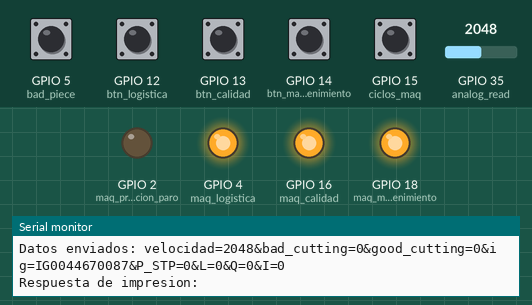
A sketch run on a simulated ESP32. On the bench: output pins drawn as LEDs (lit = HIGH), the last lines printed to the serial monitor. Inputs (shaded band) come from the test bench; at power-on: GPIO 5 (bad_piece), GPIO 12 (btn_logistica), GPIO 13 (btn_calidad), GPIO 14 (btn_mantenimiento), GPIO 15 (ciclos_maq) HIGH, GPIO 35 (analog_read) = 2048. WiFi joins after 1.5 s; servers stay silent unless stated; uploads are accepted with an empty reply.

Above: at 2.7 s.
2.8 s: GPIO 5 (bad_piece) pulled LOW for 0.15 s
At 3.9 s:
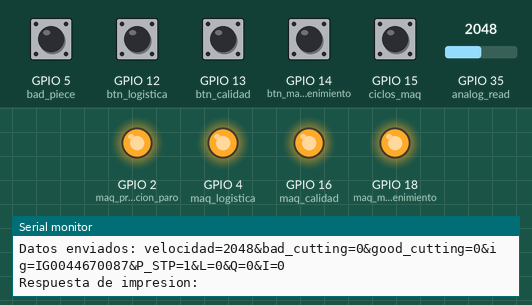
4.4 s: GPIO 12 (btn_logistica) pulled LOW for 0.15 s
At 4.52 s:
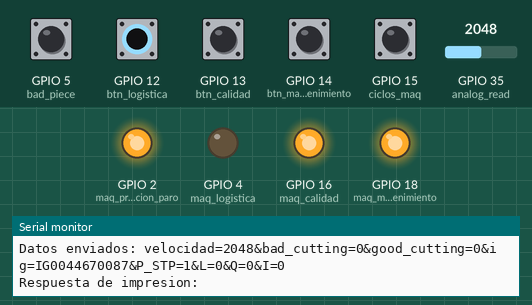
6.1 s: GPIO 13 (btn_calidad) pulled LOW for 0.15 s
At 6.22 s:
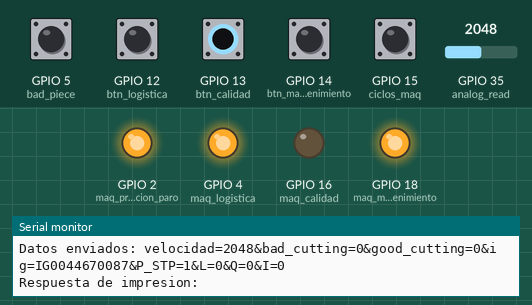
7.8 s: GPIO 14 (btn_mantenimiento) pulled LOW for 0.15 s
At 7.92 s:
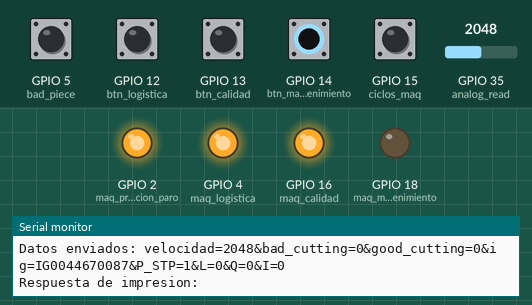
9.5 s: GPIO 12 (btn_logistica) driven LOW and GPIO 13 (btn_calidad) driven LOW
At 10.4 s:
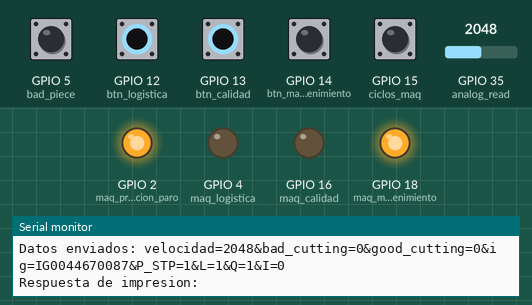
11.0 s: GPIO 14 (btn_mantenimiento) pulled LOW for 1 s
At 11.5 s:
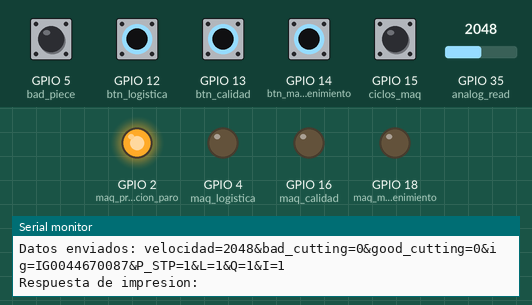
Timing chart, 0 to 14.0 s (numbered marks = the images above; inputs shaded):
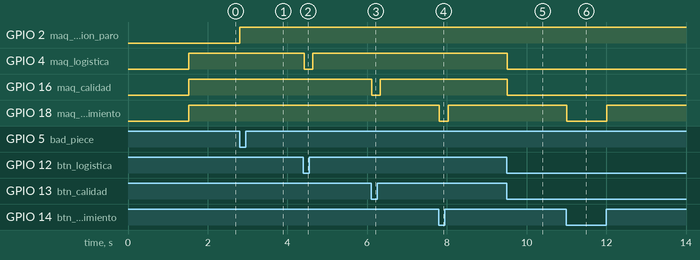

Measured:
- after the input at 2.8 s, GPIO 2 (maq_produccion_paro): LOW → HIGH at once
- after the input at 4.4 s, GPIO 4 (maq_logistica): HIGH → LOW at once, → HIGH 0.22 s later
- after the input at 6.1 s, GPIO 16 (maq_calidad): HIGH → LOW at once, → HIGH 0.22 s later
- after the input at 7.8 s, GPIO 18 (maq_mantenimiento): HIGH → LOW at once, → HIGH 0.22 s later
- after the input at 9.5 s, GPIO 4 (maq_logistica), GPIO 16 (maq_calidad): HIGH → LOW at once
- after the input at 11.0 s, GPIO 18 (maq_mantenimiento): HIGH → LOW at once, → HIGH 1.0 s later

The sketch:

andon.ino
```cpp
/* ESP32
INPUT_PULLUP          INPUT_PULLDOWN   OUTPUT
GPIO0 (G0)            GPIO4 (G4)       GPIO2 (G2)
GPIO2 (G2)-paro       GPIO5 (G5)       GPIO4 (G4)
GPIO4 (G4)-logs       GPIO12 (G12)     GPIO16 (G16)
GPIO5 (G5)-bad pz     GPIO13 (G13)     GPIO18 (G18)
GPIO12 (G12)-verde    GPIO14 (G14)     GPIO19 (G19)
GPIO13 (G13)-amarillo GPIO15 (G15)     GPIO21 (G21)
GPIO14 (G14)-azul     GPIO16 (G16)     GPIO22 (G22)
GPIO15 (G15)-pz.prod  GPIO17 (G17)     GPIO23 (G23)
GPIO16 (G16)-calid    GPIO18 (G18)     GPIO27 (G27)
GPIO17 (G17)          GPIO19 (G19)
GPIO18 (G18)-mtto     GPIO21 (G21)
GPIO19 (G19)-analog   GPIO22 (G22)
GPIO21 (G21)          GPIO23 (G23)
GPIO22 (G22)          GPIO27 (G27)
GPIO23 (G23)
GPIO27 (G27)
*/

#include <WiFi.h>
#include <WiFiMulti.h>
#include <WiFiClient.h>
#include <WebServer.h>
#include <HTTPClient.h>

WiFiMulti wifiMulti;

String ig = "IG0044670087"; //IG de maquina asignada a tarjeta
int s, sa; // Variables para enviar datos cada cambio de status
int l, q, i; //Datos enviados a mysql

//PIEZAS BUENAS:
int s1_actual=0;
int s1_anterior=1;
int ciclos_maq = 15; //Señal de piezas producidas GPIo15 (G15)
unsigned long contador_ciclos = 0; //Variable para almacenar conteo de piezas
unsigned long periodo = 60000;
int temp = 0;
unsigned long t_ant = 0;
int produccion_paro = 0;

//PIEZAS MALAS:
int s2_actual=0;
int s2_anterior=1;
int bad_piece = 5; //GPIO5 (G5)
unsigned long contador_bad = 0; //Variable para almacenar conteo de piezas malas
int temp_2 = 0;
unsigned long t_ant_2 = 0;
int produccion_paro_2 = 0;

//Interruptores:
int btn_logistica = 12;      //Verde GPIO12 (G12)
int logistica = 0;

int btn_calidad = 13;        //Amarillo GPIO13 (G13)
int calidad = 0;

int btn_mantenimiento = 14; //Azul GPIO14 (G14)
int mantenimiento = 0;

//Estado de la maquina (Semáforo ANDON):
int maq_produccion_paro = 2;  //GPIO2 (G2)
int maq_logistica = 4;        //GPIO4 (G4)
int maq_calidad = 16;         //GPIO16 (G16)
int maq_mantenimiento = 18;   //GPIO18 (G18)

int analog_read = 35;
int velocidad;
HTTPClient http;
WiFiClient client;
String Datos;

void setup() {
  Serial.begin (115200);
  delay(10);

  //wifiMulti.addAP("AndonPro2", "richard123");
  wifiMulti.addAP("AndonPro3", "richard123");
  wifiMulti.addAP("AndonPro", "richard123");
  //wifiMulti.addAP("Andontool", "richard123tool");
  //wifiMulti.addAP("AndonProtool", "richard123tool");
  //wifiMulti.addAP("Industria4", "Y-1-wpiBuo");

  //Conexion a WiFi
  Serial.println("Connecting Wifi...");
  if(wifiMulti.run() == WL_CONNECTED) {
      Serial.println("Conectando a ");
      Serial.println(WiFi.SSID());
      Serial.println("WiFi connected");
      Serial.println("IP address: ");
      Serial.println(WiFi.localIP());
  }

  //Inicializamos los pines como entradas y salidas
  pinMode(ciclos_maq, INPUT_PULLUP); //Configura la entrada con resistencia pull-up
  pinMode(bad_piece, INPUT_PULLUP);

  pinMode(btn_logistica, INPUT_PULLUP);
  pinMode(btn_calidad, INPUT_PULLUP);
  pinMode(btn_mantenimiento, INPUT_PULLUP);

  pinMode(maq_produccion_paro, OUTPUT);
  pinMode(maq_logistica, OUTPUT);
  pinMode(maq_calidad, OUTPUT);
  pinMode(maq_mantenimiento, OUTPUT);
}

void loop() {

  if(wifiMulti.run() != WL_CONNECTED) {
      Serial.println("WiFi not connected!");
      ESP.restart();
  }

  logistica = digitalRead(btn_logistica);
  calidad = digitalRead(btn_calidad);
  mantenimiento = digitalRead(btn_mantenimiento);

  ciclos();
  delay(10);
  bad_cutting();

  velocidad = analogRead(analog_read);
  //Serial.println(velocidad);
  s = produccion_paro + logistica + calidad + mantenimiento;
  if (s != sa) //Si el status de la maquina cambia, ejecuta funcion data
  {
    data(produccion_paro, logistica, calidad, mantenimiento, velocidad);
    sa = s;
  }
}

void EnviarDatos(){
  http.begin(client, "http://192.168.4.1/tema2/guardar_datos_nuevo.php"); //Especifique el destino de la solicitud
  http.addHeader("Content-Type", "application/x-www-form-urlencoded"); //Especificar encabezado de tipo de contenido
  int httpCode = http.POST(Datos); //Enviar la solicitud
  Serial.print("Codigo de retorno HTPP: ");
  Serial.println(httpCode); //Imprimir el codigo de retorno HTTP
  String payload = http.getString(); //Obtener la carga util de respuesta
  Serial.print("Datos enviados: ");
  Serial.println(Datos);
  Serial.print("Respuesta de impresion: ");
  Serial.println(payload); //Carga de respuesta de solicitud de impresion
  http.end();
  if(httpCode!=200)
  {
    contador_ciclos=contador_ciclos+1;
  }
  else{
    contador_bad=0;
    contador_ciclos=0;
   }
}

void ciclos(){
  s1_actual = digitalRead(ciclos_maq);
  if (s1_actual != s1_anterior) //Si la maquina detecta una pieza
  {
    t_ant = millis();
    temp = 1; //Indica que temporizador esta activo
    produccion_paro = 1; //Produciendo

      if(s1_actual == HIGH)
      {
        data(produccion_paro, logistica, calidad, mantenimiento, velocidad);
        contador_ciclos++;
        delay(100);
      }
      s1_anterior = s1_actual;
  }

  if((millis() - t_ant >= periodo) && temp == 1) //Si se rebasa el tiempo entre ciclos
  {
    produccion_paro = 0; //Paro
    temp = 0; //Se desactiva temporizador
  }
}

void bad_cutting(){
s2_actual = digitalRead(bad_piece);
  if (s2_actual != s2_anterior) //Si la maquina detecta una pieza
  {
    t_ant_2 = millis();
    temp_2 = 1; //Indica que temporizador esta activo
    produccion_paro = 1; //Produciendo

      if(s2_actual == HIGH)
      {
        contador_bad++;
        delay(100);
      }
      s2_anterior = s2_actual;
  }

  if((millis() - t_ant_2 >= periodo) && temp_2 == 1) //Si se rebasa el tiempo entre ciclos
  {
    produccion_paro = 0; //Paro
    temp_2 = 0; //Se desactiva temporizador
  }
}


void data(int produccion_paro,int logistica,int calidad,int mantenimiento, int velocidad)
{
  if(logistica == 1){l = 0;} else{l = 1;}
  if(calidad == 1){q = 0;} else{q = 1;}
  if(mantenimiento == 1){i = 0;} else{i = 1;}

  digitalWrite(maq_produccion_paro,produccion_paro);
  digitalWrite(maq_logistica,logistica);
  digitalWrite(maq_calidad,calidad);
  digitalWrite(maq_mantenimiento,mantenimiento);

  Datos="velocidad="+String(velocidad)+"&bad_cutting="+String(contador_bad)+"&good_cutting="+String(contador_ciclos-contador_bad)+"&ig="+String(ig)+"&P_STP="+String(produccion_paro)+"&L="+String(l)+"&Q="+String(q)+"&I="+String(i)+"";
  EnviarDatos();

}
```
